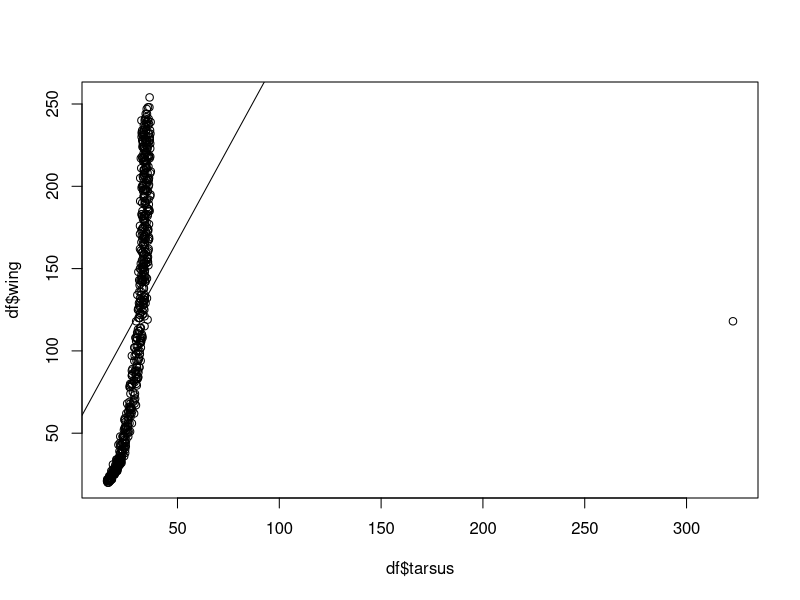
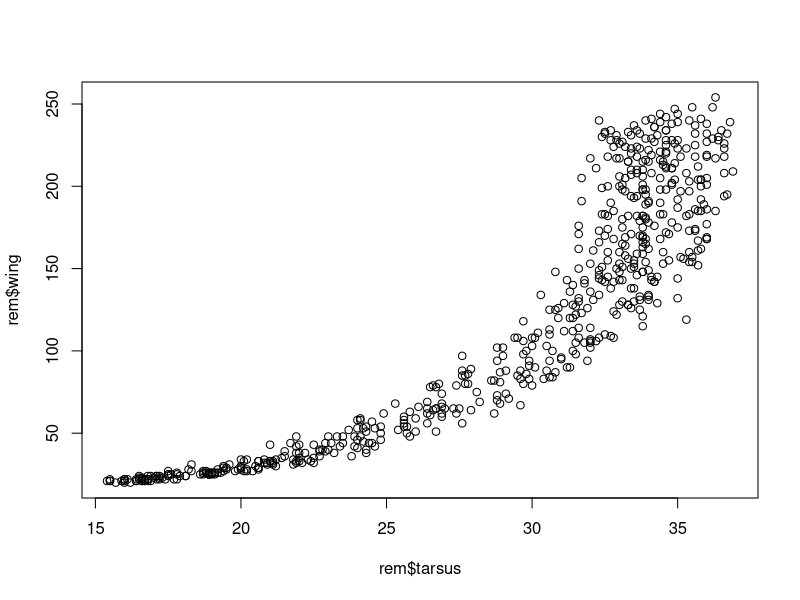
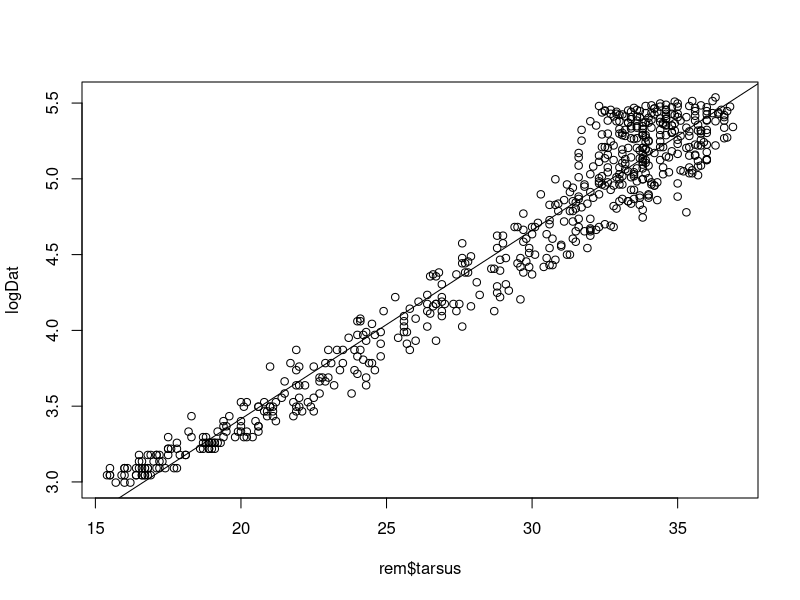
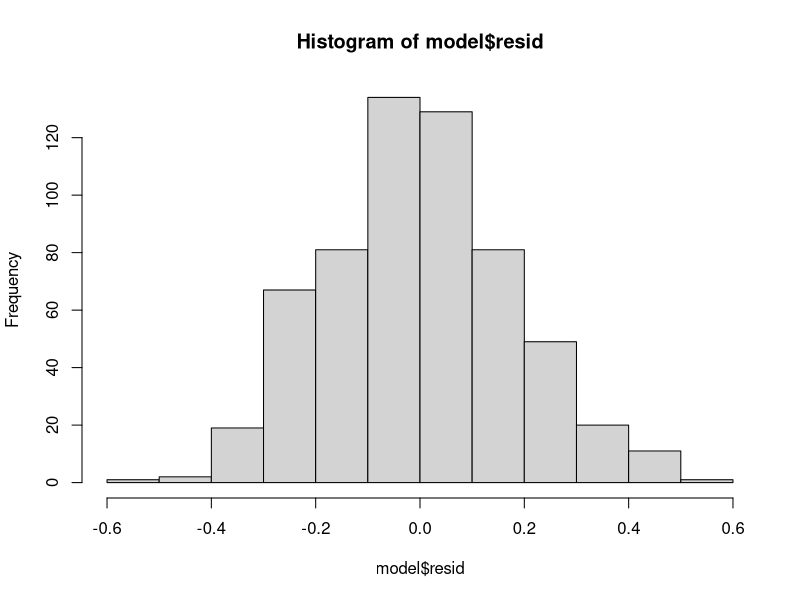

Here is the R script that generated these plots, in order:
#######
# author: Jack Ruder
# date: 2022-09-15
# Warm-up: outliers and influential points
######

# load, attach and view the data
df <- read.csv("./snowPetrels.csv")
head(df)

# produce initial scatter plot
plot(df$wing ~ df$tarsus)

#construct initial model
iModel <- lm(df$wing ~ df$tarsus)
abline(iModel)
# we see a clear outlier in the plot, we should examine and probably remove it

# determine quartile range
q <- quantile(df$tarsus, probs=c(0.25,0.75), na.rm=TRUE)
iqr <- IQR(df$tarsus, na.rm=TRUE)

# remove outliers
rem <- subset(df, (tarsus > (q[1] - 1.5*iqr)) & (tarsus < (q[2] + 1.5*iqr)))

# plot the resulting data
plot(rem$wing ~ rem$tarsus)
#We observe a distinctive concave up behavior. Thus, we can try a log transform.

#Apply the transformation, and fit the model.
logDat  <- log(rem$wing)
plot(logDat ~ rem$tarsus)
model <- lm(logDat ~ rem$tarsus)
abline(model)
 
hist(model$resid)

